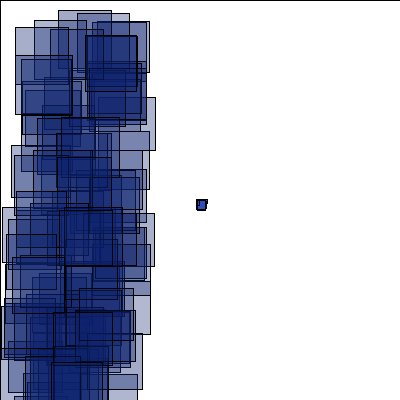
Frame 1 (no input)
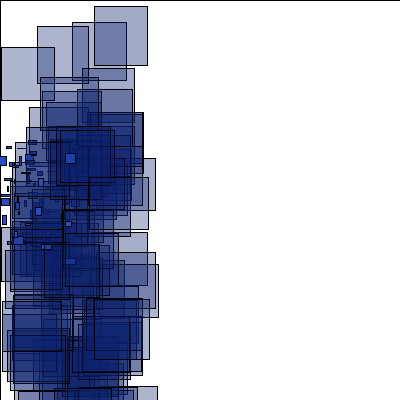
Frame 60 (the mouse pressed at the canvas centre just before this capture)
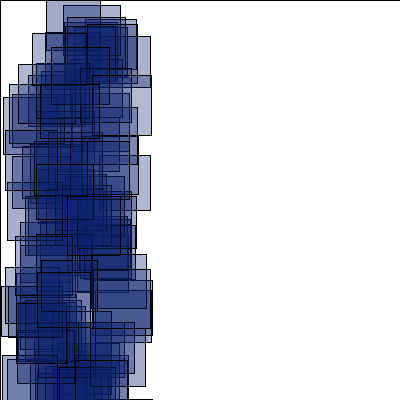
Frame 120 (the mouse held since frame 60 and released just before this capture)

The Processing sketch that drew these frames (run headless with seeded random() and noise(); from frame 60 on, the mouse is pressed at the canvas centre):

// Processing sketch: processing_41700
// ── processing_41700.pde

int numParticles = 200;
GenParticle[] p = new GenParticle[numParticles];

void setup()  {
  size(400, 400);
  colorMode(RGB);
  for (int i = 0; i < p.length; i++)  {
   
    float velX = random(-4, -2);
    float velY = random(-1, 1);
     if (random(4) > 2)  {
    p[i] = new MistParticle(width/2, height/2, velX, velY, 10, width/2, height/2);
    }
    else  {
    p[i] = new WaterParticle(width/2, height/2, velX, velY, 10, width/2, height/2);
    }
  }
}

void draw() {
  fill(255);
  rect(0, 0, width, height);
  for (int i = 0; i < p.length; i++) {
    p[i].update();
    p[i].regenerate();
    p[i].display();
  }
}
 
class Particle {
  float x, y; 
  float vx, vy; 
  float radius; 
  float speed = 2;
  float accel = -.1;
 
  Particle(float xpos, float ypos, float velx, float vely, float r) {
    x = xpos;
    y = ypos;
    vx = velx;
    vy = vely;
    radius = r;
  }
 
  void update() {
    vy = vy;
    y += vy;
    x += vx;
   
  }
 
  void display() {
    rect(x, y, radius*2, radius*2);
  }
}
class GenParticle extends Particle {
  float originX, originY;
 
  GenParticle(float xIn, float yIn, float vxIn, float vyIn, float r, float ox, float oy) {
    super(xIn, yIn, vxIn, vyIn, r);
    originX = ox;
    originY = oy;
  }
 
  void regenerate() {
    if ((x > width + radius) || (x < -radius) ||
      (y > height + radius) || (y < -radius)) {
      x = originX;
      y = originY;
      vx = random(-1.0, 1.0);
      vy = random(-4.0, -2.0);
    }
  }
}
 class MistParticle extends GenParticle { 
 
  MistParticle(float xIn, float yIn, float vxIn, float vyIn, float r, float ox, float oy) {
    super(xIn, yIn, vxIn, vyIn, r, ox, oy);
  }
  void regenerate() {
    if ((x > width) || (x < -width) ||
      (y > height) || (y < -height)) {
      // sets the x & y origin
      x = width/6;
      y = height/10;
      // sets the x & y velocities, particles fall twice as much in y axis
      vx = random(-1, 5);
      vy = random(-1, 10);
    }
  }
  void display() {
    fill(42,77,198);
    rect(x, y, random(10), random(10));
  }
}
class WaterParticle extends GenParticle { 
 
  WaterParticle(float xIn, float yIn, float vxIn, float vyIn, float r, float ox, float oy) {
    super(xIn, yIn, vxIn, vyIn, r, ox, oy);
  }
  void regenerate() {
    if ((x > width) || (x < -width) ||
      (y > height) || (y < -height)) {
      x = width;
      y = height;
      vx = random(-1, 10);
      vy = random(-1, 1);
    }
  }
  void display() {
    fill(12, 33, 108,random(80,100));
    rect(random(width/4), random(height), random(50,60), random(50,60));
  }
}

      
